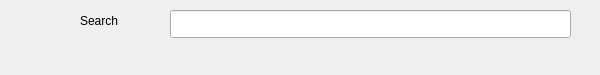
<?xml version="1.0" encoding="UTF-8"?>
<ui version="4.0">
 <class>SearchBar</class>
 <widget class="QDockWidget" name="SearchBar">
  <property name="geometry">
   <rect>
    <x>0</x>
    <y>0</y>
    <width>600</width>
    <height>75</height>
   </rect>
  </property>
  <property name="sizePolicy">
   <sizepolicy hsizetype="Fixed" vsizetype="Fixed">
    <horstretch>0</horstretch>
    <verstretch>0</verstretch>
   </sizepolicy>
  </property>
  <property name="minimumSize">
   <size>
    <width>600</width>
    <height>75</height>
   </size>
  </property>
  <property name="maximumSize">
   <size>
    <width>600</width>
    <height>75</height>
   </size>
  </property>
  <property name="features">
   <set>QDockWidget::NoDockWidgetFeatures</set>
  </property>
  <property name="windowTitle">
   <string/>
  </property>
  <widget class="QWidget" name="dockWidgetContents">
   <widget class="QLabel" name="labelIcon">
    <property name="geometry">
     <rect>
      <x>30</x>
      <y>0</y>
      <width>41</width>
      <height>41</height>
     </rect>
    </property>
    <property name="text">
     <string/>
    </property>
    <property name="pixmap">
     <pixmap resource="ktomgirl.qrc">:/icons/search.png</pixmap>
    </property>
    <property name="scaledContents">
     <bool>true</bool>
    </property>
   </widget>
   <widget class="QLabel" name="labelText">
    <property name="geometry">
     <rect>
      <x>80</x>
      <y>-10</y>
      <width>77</width>
      <height>61</height>
     </rect>
    </property>
    <property name="text">
     <string>Search</string>
    </property>
   </widget>
   <widget class="QLineEdit" name="lineEditSearch">
    <property name="geometry">
     <rect>
      <x>170</x>
      <y>10</y>
      <width>401</width>
      <height>28</height>
     </rect>
    </property>
    <property name="maximumSize">
     <size>
      <width>16777215</width>
      <height>16777215</height>
     </size>
    </property>
   </widget>
  </widget>
 </widget>
 <resources>
  <include location="ktomgirl.qrc"/>
 </resources>
 <connections/>
</ui>
